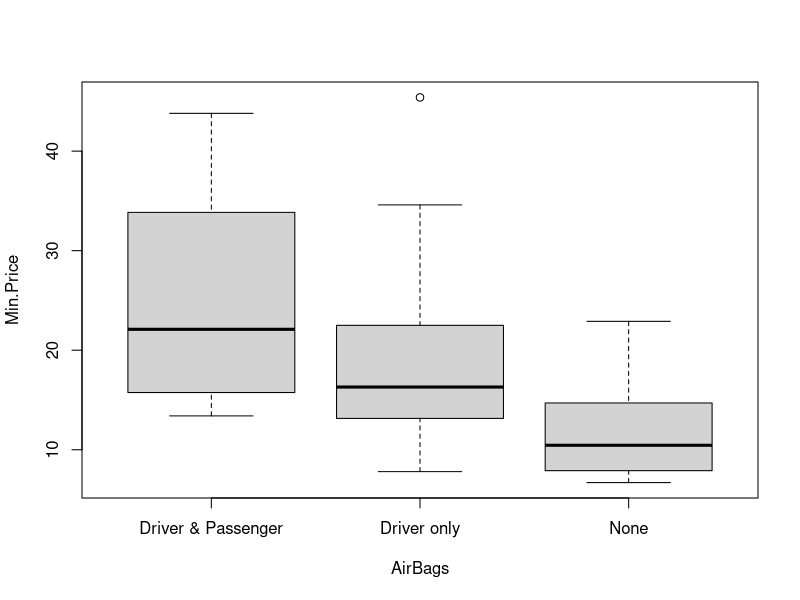

R code for this plot:
# Title     : TODO
# Objective : TODO
# Created by: justk
# Created on: 2021-04-20

library(MASS)
print(Cars93)
boxplot(Min.Price~AirBags, data=Cars93)[]

summary(subset(Cars93,AirBags=='Driver only')$Min.Price)